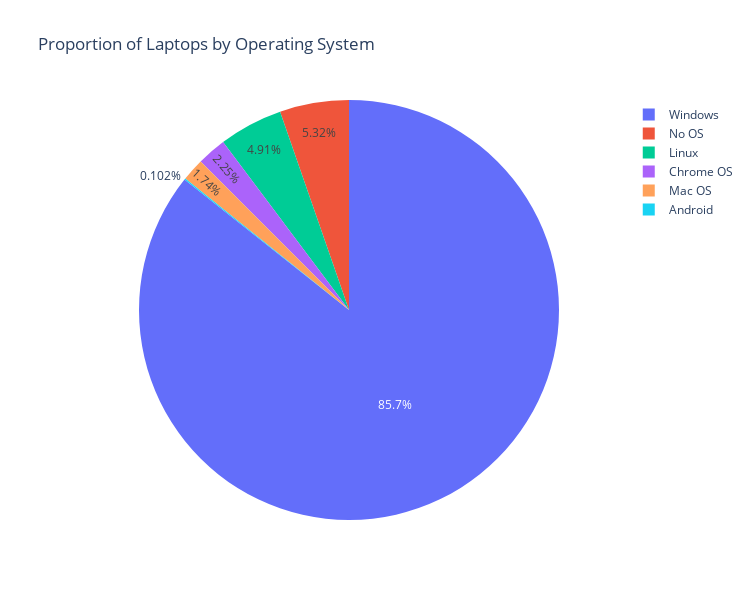

The notebook cell saved with this chart:
### Code cell
grouped_os = laptop.groupby('os').size().reset_index(name = 'counts')
fig = px.pie(grouped_os, values = 'counts', names = 'os', labels={'counts': 'Jumlah Laptop'}, title='Proportion of Laptops by Operating System')
fig.update_layout(
    width= 750,
    height = 600
)
fig.show()

### Figure 1 — Plotly figure (JSON) as saved in the notebook; plotly's stock layout.template omitted (floating-point values rounded to 4 significant figures)
{"data": [{"domain": {"x": [0, 1], "y": [0, 1]}, "hovertemplate": "os=%{label}<br>Jumlah Laptop=%{value}<extra></extra>", "labels": ["Android", "Chrome OS", "Linux", "Mac OS", "No OS", "Windows"], "legendgroup": "", "name": "", "showlegend": true, "type": "pie", "values": [1, 22, 48, 17, 52, 837]}], "layout": {"height": 600, "legend": {"tracegroupgap": 0}, "title": {"text": "Proportion of Laptops by Operating System"}, "width": 750}}
